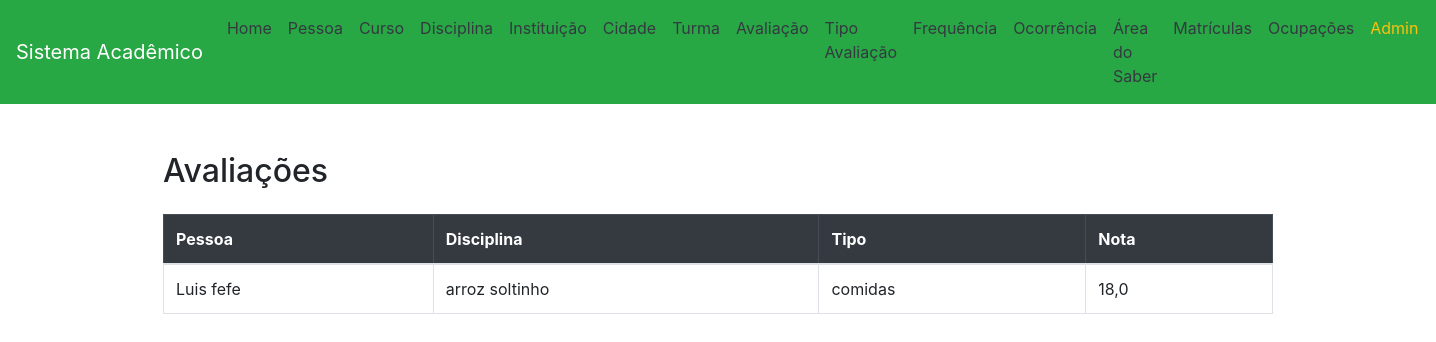
/avaliacao/, run on the app's committed database.
### app/models.py (models this page shows, shortened)
class Avaliacao(models.Model):
    pessoa = models.ForeignKey(Pessoa, on_delete=models.CASCADE)
    disciplina = models.ForeignKey(Disciplina, on_delete=models.CASCADE)
    tipo = models.ForeignKey(TipoAvaliacao, on_delete=models.CASCADE)
    nota = models.FloatField()
    class Meta:
        verbose_name = "Avaliação"
        verbose_name_plural = "Avaliações"

class Pessoa(models.Model):
    nome = models.CharField(max_length=100)
    pai = models.CharField(max_length=100)
    mae = models.CharField(max_length=100)
    cpf = models.CharField(max_length=11)
    data_nasc = models.DateField()
    email = models.CharField(max_length=100)
    cidade = models.ForeignKey(Cidade, on_delete=models.CASCADE)
    ocupacao = models.ForeignKey(Ocupacao, on_delete=models.CASCADE)

class Disciplina(models.Model):
    nome = models.CharField(max_length=100)
    area = models.ForeignKey(AreaSaber, on_delete=models.CASCADE)

class TipoAvaliacao(models.Model):
    nome = models.CharField(max_length=50)

### app/views.py (the view)
# urls.py: path('avaliacao/', AvaliacaoView.as_view(), name='avaliacao'),
class AvaliacaoView(View):
    def get(self, request):
        avaliacoes = Avaliacao.objects.select_related('pessoa', 'disciplina', 'tipo').all()
        return render(request, 'avaliacao.html', {'avaliacoes': avaliacoes})

### app/templates/avaliacao.html
{% extends 'base.html' %}
{% block content %}
<h2 class="mb-4">Avaliações</h2>
<table class="table table-bordered">
    <thead class="table-dark">
        <tr>
            <th>Pessoa</th>
            <th>Disciplina</th>
            <th>Tipo</th>
            <th>Nota</th>
        </tr>
    </thead>
    <tbody>
    {% for a in avaliacoes %}
        <tr>
            <td>{{ a.pessoa.nome }}</td>
            <td>{{ a.disciplina.nome }}</td>
            <td>{{ a.tipo.nome }}</td>
            <td>{{ a.nota }}</td>
        </tr>
    {% endfor %}
    </tbody>
</table>
{% endblock %}

### data on the page
Avaliacao: pessoa.nome "Luis fefe", disciplina.nome "arroz soltinho", tipo.nome "comidas", nota "18,0"
